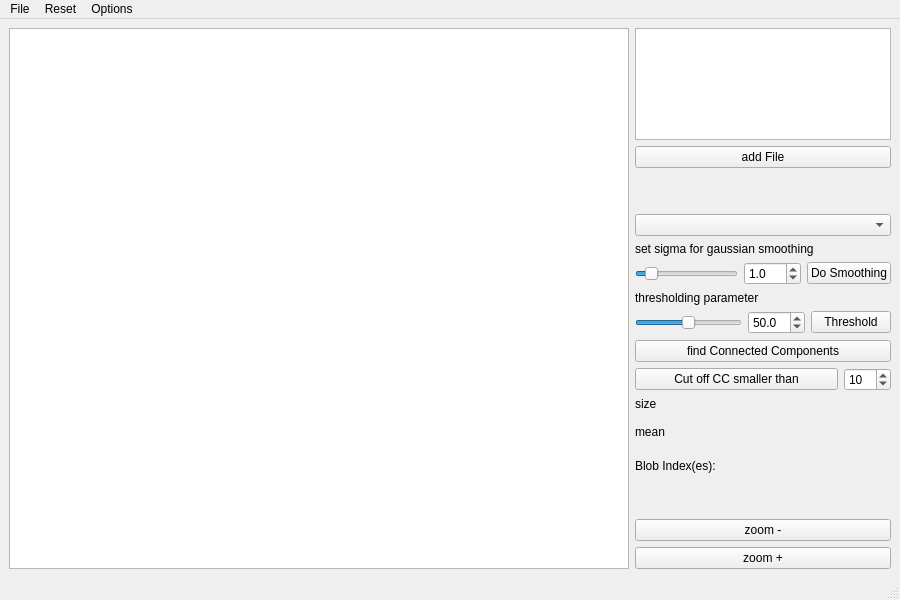
<?xml version="1.0" encoding="UTF-8"?>
<ui version="4.0">
 <class>MainWindowStructureAnalysis</class>
 <widget class="QMainWindow" name="MainWindowStructureAnalysis">
  <property name="geometry">
   <rect>
    <x>0</x>
    <y>0</y>
    <width>900</width>
    <height>600</height>
   </rect>
  </property>
  <property name="windowTitle">
   <string>MainWindow</string>
  </property>
  <widget class="QWidget" name="centralwidget">
   <layout class="QHBoxLayout" name="horizontalLayout">
    <item>
     <widget class="QGraphicsView" name="graphicsView">
      <property name="sizePolicy">
       <sizepolicy hsizetype="Expanding" vsizetype="Expanding">
        <horstretch>200</horstretch>
        <verstretch>0</verstretch>
       </sizepolicy>
      </property>
     </widget>
    </item>
    <item>
     <layout class="QVBoxLayout" name="verticalLayout_4">
      <property name="rightMargin">
       <number>0</number>
      </property>
      <item>
       <widget class="QListWidget" name="fileWidget">
        <property name="enabled">
         <bool>true</bool>
        </property>
        <property name="sizePolicy">
         <sizepolicy hsizetype="Expanding" vsizetype="Expanding">
          <horstretch>0</horstretch>
          <verstretch>100</verstretch>
         </sizepolicy>
        </property>
       </widget>
      </item>
      <item>
       <widget class="QPushButton" name="addFileButton">
        <property name="text">
         <string>add File</string>
        </property>
       </widget>
      </item>
      <item>
       <spacer name="verticalSpacer_2">
        <property name="orientation">
         <enum>Qt::Vertical</enum>
        </property>
        <property name="sizeHint" stdset="0">
         <size>
          <width>20</width>
          <height>40</height>
         </size>
        </property>
       </spacer>
      </item>
      <item>
       <widget class="QComboBox" name="selectChannelcomboBox"/>
      </item>
      <item>
       <layout class="QVBoxLayout" name="verticalLayout_5">
        <property name="topMargin">
         <number>0</number>
        </property>
        <item>
         <widget class="QLabel" name="label">
          <property name="text">
           <string>set sigma for gaussian smoothing</string>
          </property>
         </widget>
        </item>
        <item>
         <layout class="QHBoxLayout" name="horizontalLayout_2">
          <property name="topMargin">
           <number>0</number>
          </property>
          <item>
           <widget class="QSlider" name="setSigmaSlider">
            <property name="maximum">
             <number>100</number>
            </property>
            <property name="pageStep">
             <number>5</number>
            </property>
            <property name="value">
             <number>10</number>
            </property>
            <property name="orientation">
             <enum>Qt::Horizontal</enum>
            </property>
           </widget>
          </item>
          <item>
           <widget class="QDoubleSpinBox" name="setSigmaSpinBox">
            <property name="decimals">
             <number>1</number>
            </property>
            <property name="maximum">
             <double>100.000000000000000</double>
            </property>
            <property name="singleStep">
             <double>0.100000000000000</double>
            </property>
            <property name="value">
             <double>1.000000000000000</double>
            </property>
           </widget>
          </item>
          <item>
           <widget class="QPushButton" name="doSmoothingButton">
            <property name="text">
             <string>Do Smoothing</string>
            </property>
           </widget>
          </item>
         </layout>
        </item>
       </layout>
      </item>
      <item>
       <layout class="QVBoxLayout" name="verticalLayout">
        <property name="topMargin">
         <number>0</number>
        </property>
        <item>
         <widget class="QLabel" name="label_2">
          <property name="text">
           <string>thresholding parameter</string>
          </property>
         </widget>
        </item>
        <item>
         <layout class="QHBoxLayout" name="horizontalLayout_3">
          <property name="topMargin">
           <number>0</number>
          </property>
          <property name="rightMargin">
           <number>0</number>
          </property>
          <item>
           <widget class="QSlider" name="thresholdSlider">
            <property name="maximum">
             <number>1000</number>
            </property>
            <property name="pageStep">
             <number>5</number>
            </property>
            <property name="value">
             <number>500</number>
            </property>
            <property name="orientation">
             <enum>Qt::Horizontal</enum>
            </property>
           </widget>
          </item>
          <item>
           <widget class="QDoubleSpinBox" name="thresholdSpinBox">
            <property name="decimals">
             <number>1</number>
            </property>
            <property name="singleStep">
             <double>1.000000000000000</double>
            </property>
            <property name="value">
             <double>50.000000000000000</double>
            </property>
           </widget>
          </item>
          <item>
           <widget class="QPushButton" name="thresholdButton">
            <property name="text">
             <string>Threshold</string>
            </property>
           </widget>
          </item>
         </layout>
        </item>
       </layout>
      </item>
      <item>
       <widget class="QPushButton" name="findConnectedComponentsButton">
        <property name="text">
         <string>find Connected Components</string>
        </property>
       </widget>
      </item>
      <item>
       <layout class="QHBoxLayout" name="horizontalLayout_5">
        <property name="topMargin">
         <number>0</number>
        </property>
        <item>
         <widget class="QPushButton" name="cutOffButton">
          <property name="sizePolicy">
           <sizepolicy hsizetype="Minimum" vsizetype="Fixed">
            <horstretch>40</horstretch>
            <verstretch>0</verstretch>
           </sizepolicy>
          </property>
          <property name="text">
           <string>Cut off CC smaller than</string>
          </property>
         </widget>
        </item>
        <item>
         <widget class="QSpinBox" name="numberCutOffspinBox">
          <property name="maximum">
           <number>999</number>
          </property>
          <property name="value">
           <number>10</number>
          </property>
         </widget>
        </item>
       </layout>
      </item>
      <item>
       <layout class="QVBoxLayout" name="verticalLayout_8">
        <property name="spacing">
         <number>0</number>
        </property>
        <property name="topMargin">
         <number>0</number>
        </property>
        <item>
         <layout class="QHBoxLayout" name="horizontalLayout_4">
          <property name="topMargin">
           <number>0</number>
          </property>
          <item>
           <layout class="QVBoxLayout" name="verticalLayout_6">
            <item>
             <widget class="QLabel" name="label_4">
              <property name="text">
               <string>size</string>
              </property>
             </widget>
            </item>
            <item>
             <widget class="QLabel" name="sizelabel">
              <property name="sizePolicy">
               <sizepolicy hsizetype="Preferred" vsizetype="Preferred">
                <horstretch>0</horstretch>
                <verstretch>0</verstretch>
               </sizepolicy>
              </property>
              <property name="text">
               <string/>
              </property>
             </widget>
            </item>
           </layout>
          </item>
          <item>
           <layout class="QVBoxLayout" name="verticalLayout_2">
            <property name="topMargin">
             <number>0</number>
            </property>
            <item>
             <widget class="QLabel" name="cov1label">
              <property name="sizePolicy">
               <sizepolicy hsizetype="Preferred" vsizetype="Preferred">
                <horstretch>10</horstretch>
                <verstretch>0</verstretch>
               </sizepolicy>
              </property>
              <property name="text">
               <string/>
              </property>
             </widget>
            </item>
            <item>
             <widget class="QLabel" name="cov2label">
              <property name="sizePolicy">
               <sizepolicy hsizetype="Preferred" vsizetype="Preferred">
                <horstretch>0</horstretch>
                <verstretch>0</verstretch>
               </sizepolicy>
              </property>
              <property name="text">
               <string/>
              </property>
             </widget>
            </item>
           </layout>
          </item>
         </layout>
        </item>
        <item>
         <layout class="QVBoxLayout" name="verticalLayout_7">
          <property name="topMargin">
           <number>0</number>
          </property>
          <item>
           <widget class="QLabel" name="label_7">
            <property name="text">
             <string>mean</string>
            </property>
           </widget>
          </item>
          <item>
           <widget class="QLabel" name="meanlabel">
            <property name="text">
             <string/>
            </property>
           </widget>
          </item>
         </layout>
        </item>
       </layout>
      </item>
      <item>
       <layout class="QHBoxLayout" name="horizontalLayout_6">
        <property name="topMargin">
         <number>0</number>
        </property>
        <item>
         <widget class="QLabel" name="label_3">
          <property name="sizePolicy">
           <sizepolicy hsizetype="Fixed" vsizetype="Preferred">
            <horstretch>0</horstretch>
            <verstretch>0</verstretch>
           </sizepolicy>
          </property>
          <property name="text">
           <string>Blob Index(es):</string>
          </property>
         </widget>
        </item>
        <item>
         <widget class="QLabel" name="blobIndexlabel">
          <property name="text">
           <string/>
          </property>
         </widget>
        </item>
       </layout>
      </item>
      <item>
       <spacer name="verticalSpacer">
        <property name="orientation">
         <enum>Qt::Vertical</enum>
        </property>
        <property name="sizeHint" stdset="0">
         <size>
          <width>20</width>
          <height>40</height>
         </size>
        </property>
       </spacer>
      </item>
      <item>
       <widget class="QPushButton" name="zoomOutButton">
        <property name="text">
         <string>zoom -</string>
        </property>
       </widget>
      </item>
      <item>
       <widget class="QPushButton" name="zoomInButton">
        <property name="text">
         <string>zoom +</string>
        </property>
       </widget>
      </item>
     </layout>
    </item>
   </layout>
  </widget>
  <widget class="QMenuBar" name="menubar">
   <property name="geometry">
    <rect>
     <x>0</x>
     <y>0</y>
     <width>900</width>
     <height>25</height>
    </rect>
   </property>
   <widget class="QMenu" name="menuFile">
    <property name="title">
     <string>File</string>
    </property>
    <addaction name="actionOpen_File"/>
    <addaction name="actionSave_File"/>
    <addaction name="actionSave_Features"/>
   </widget>
   <widget class="QMenu" name="menuReset">
    <property name="title">
     <string>Reset</string>
    </property>
    <addaction name="actionReset"/>
   </widget>
   <widget class="QMenu" name="menuOptions">
    <property name="title">
     <string>Options</string>
    </property>
    <addaction name="actionShow_covariance_matrix"/>
    <addaction name="actionCalculate_distance_matrix"/>
   </widget>
   <addaction name="menuFile"/>
   <addaction name="menuReset"/>
   <addaction name="menuOptions"/>
  </widget>
  <widget class="QStatusBar" name="statusbar"/>
  <action name="actionOpen_File">
   <property name="text">
    <string>Open File</string>
   </property>
  </action>
  <action name="actionExit">
   <property name="text">
    <string>Exit</string>
   </property>
  </action>
  <action name="actionReset">
   <property name="text">
    <string>Reset</string>
   </property>
  </action>
  <action name="actionShow_covariance_matrix">
   <property name="text">
    <string>Show covariance matrix</string>
   </property>
  </action>
  <action name="actionCalculate_distance_matrix">
   <property name="text">
    <string>Calculate distance matrix</string>
   </property>
  </action>
  <action name="actionSave_File">
   <property name="text">
    <string>Save File</string>
   </property>
  </action>
  <action name="actionSave_Features">
   <property name="text">
    <string>Save Features</string>
   </property>
  </action>
 </widget>
 <resources/>
 <connections/>
</ui>
